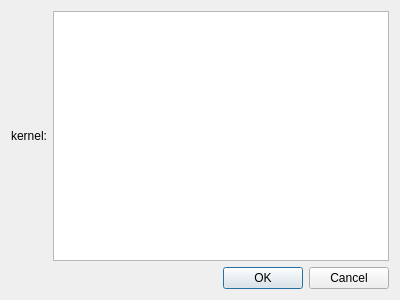
<?xml version="1.0" encoding="UTF-8"?>
<ui version="4.0">
 <class>LinearRgbDialog</class>
 <widget class="QDialog" name="LinearRgbDialog">
  <property name="geometry">
   <rect>
    <x>0</x>
    <y>0</y>
    <width>400</width>
    <height>300</height>
   </rect>
  </property>
  <property name="windowTitle">
   <string>Dialog</string>
  </property>
  <layout class="QVBoxLayout" name="verticalLayout">
   <item>
    <layout class="QHBoxLayout" name="horizontalLayout">
     <item>
      <widget class="QLabel" name="label">
       <property name="text">
        <string>kernel:</string>
       </property>
      </widget>
     </item>
     <item>
      <widget class="QTextEdit" name="textEdit"/>
     </item>
    </layout>
   </item>
   <item>
    <widget class="QDialogButtonBox" name="buttonBox">
     <property name="orientation">
      <enum>Qt::Horizontal</enum>
     </property>
     <property name="standardButtons">
      <set>QDialogButtonBox::Cancel|QDialogButtonBox::Ok</set>
     </property>
    </widget>
   </item>
  </layout>
 </widget>
 <resources/>
 <connections>
  <connection>
   <sender>buttonBox</sender>
   <signal>accepted()</signal>
   <receiver>LinearRgbDialog</receiver>
   <slot>accept()</slot>
   <hints>
    <hint type="sourcelabel">
     <x>248</x>
     <y>254</y>
    </hint>
    <hint type="destinationlabel">
     <x>157</x>
     <y>274</y>
    </hint>
   </hints>
  </connection>
  <connection>
   <sender>buttonBox</sender>
   <signal>rejected()</signal>
   <receiver>LinearRgbDialog</receiver>
   <slot>reject()</slot>
   <hints>
    <hint type="sourcelabel">
     <x>316</x>
     <y>260</y>
    </hint>
    <hint type="destinationlabel">
     <x>286</x>
     <y>274</y>
    </hint>
   </hints>
  </connection>
 </connections>
</ui>
